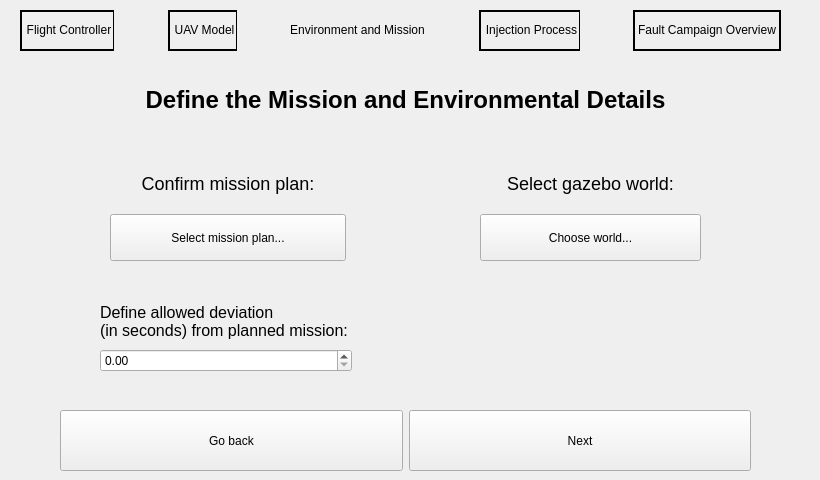
    <widget class="QWidget" name="page_4">
     <widget class="QLabel" name="label_8">
      <property name="geometry">
       <rect>
        <x>0</x>
        <y>70</y>
        <width>811</width>
        <height>61</height>
       </rect>
      </property>
      <property name="toolTip">
       <string>&lt;html&gt;&lt;head/&gt;&lt;body&gt;&lt;p align=&quot;center&quot;&gt;&lt;br/&gt;&lt;/p&gt;&lt;/body&gt;&lt;/html&gt;</string>
      </property>
      <property name="whatsThis">
       <string>&lt;html&gt;&lt;head/&gt;&lt;body&gt;&lt;p align=&quot;center&quot;&gt;&lt;br/&gt;&lt;/p&gt;&lt;/body&gt;&lt;/html&gt;</string>
      </property>
      <property name="styleSheet">
       <string notr="true">font-weight: bold;
font-size: 24px;</string>
      </property>
      <property name="text">
       <string>&lt;html&gt;&lt;head/&gt;&lt;body&gt;&lt;p align=&quot;center&quot;&gt;&lt;span style=&quot; color:#000000;&quot;&gt;Define the Mission and Environmental Details&lt;/span&gt;&lt;/p&gt;&lt;/body&gt;&lt;/html&gt;</string>
      </property>
      <property name="alignment">
       <set>Qt::AlignCenter</set>
      </property>
     </widget>
     <widget class="QWidget" name="layoutWidget">
      <property name="geometry">
       <rect>
        <x>110</x>
        <y>160</y>
        <width>236</width>
        <height>101</height>
       </rect>
      </property>
      <layout class="QVBoxLayout" name="verticalLayout_3">
       <item>
        <widget class="QLabel" name="label_9">
         <property name="styleSheet">
          <string notr="true">font-size: 18px;</string>
         </property>
         <property name="text">
          <string>&lt;html&gt;&lt;head/&gt;&lt;body&gt;&lt;p align=&quot;center&quot;&gt;&lt;span style=&quot; color:#000000;&quot;&gt;Confirm mission plan:&lt;/span&gt;&lt;/p&gt;&lt;/body&gt;&lt;/html&gt;</string>
         </property>
        </widget>
       </item>
       <item>
        <widget class="QPushButton" name="buttonMissionPlanChoice">
         <property name="sizePolicy">
          <sizepolicy hsizetype="Preferred" vsizetype="Preferred">
           <horstretch>0</horstretch>
           <verstretch>0</verstretch>
          </sizepolicy>
         </property>
         <property name="styleSheet">
          <string notr="true">font-size: 14px;
qproperty-toolTip: &quot;Allows the selection of a mission plan.&lt;br&gt; The previously defined plan folder is shown by default.&quot;;</string>
         </property>
         <property name="text">
          <string>Select mission plan...</string>
         </property>
        </widget>
       </item>
      </layout>
     </widget>
     <widget class="QWidget" name="layoutWidget">
      <property name="geometry">
       <rect>
        <x>60</x>
        <y>410</y>
        <width>691</width>
        <height>61</height>
       </rect>
      </property>
      <layout class="QHBoxLayout" name="horizontalLayout_16">
       <item>
        <widget class="QPushButton" name="pushButton_SFGPSMD_goback">
         <property name="sizePolicy">
          <sizepolicy hsizetype="Preferred" vsizetype="Preferred">
           <horstretch>0</horstretch>
           <verstretch>0</verstretch>
          </sizepolicy>
         </property>
         <property name="styleSheet">
          <string notr="true">qproperty-toolTip: &quot;Return to the previous screen&quot;;</string>
         </property>
         <property name="text">
          <string>Go back</string>
         </property>
        </widget>
       </item>
       <item>
        <widget class="QPushButton" name="buttonMissionDetailsContinue">
         <property name="sizePolicy">
          <sizepolicy hsizetype="Preferred" vsizetype="Preferred">
           <horstretch>0</horstretch>
           <verstretch>0</verstretch>
          </sizepolicy>
         </property>
         <property name="styleSheet">
          <string notr="true">qproperty-toolTip: &quot;Advance to the following screen&quot;;</string>
         </property>
         <property name="text">
          <string>Next</string>
         </property>
        </widget>
       </item>
      </layout>
     </widget>
     <widget class="QWidget" name="horizontalLayoutWidget_6">
      <property name="geometry">
       <rect>
        <x>20</x>
        <y>10</y>
        <width>761</width>
        <height>41</height>
       </rect>
      </property>
      <layout class="QHBoxLayout" name="horizontalLayout_8">
       <property name="spacing">
        <number>0</number>
       </property>
       <property name="sizeConstraint">
        <enum>QLayout::SetDefaultConstraint</enum>
       </property>
       <property name="leftMargin">
        <number>0</number>
       </property>
       <item>
        <widget class="QLabel" name="label_header_26">
         <property name="styleSheet">
          <string notr="true">font:10pt &quot;Open Sans&quot;;
border-width: 2px;
border-style: solid;
border-right-width: 1px;</string>
         </property>
         <property name="text">
          <string>&lt;html&gt;&lt;head/&gt;&lt;body&gt;&lt;p align=&quot;center&quot;&gt;Flight Controller&lt;/p&gt;&lt;/body&gt;&lt;/html&gt;</string>
         </property>
        </widget>
       </item>
       <item>
        <widget class="QLabel" name="label_19">
         <property name="styleSheet">
          <string notr="true">image: url(:/Logos/images/simple_vector.png);</string>
         </property>
         <property name="text">
          <string/>
         </property>
        </widget>
       </item>
       <item>
        <widget class="QLabel" name="label_header_27">
         <property name="styleSheet">
          <string notr="true">font:10pt &quot;Open Sans&quot;;
border-width: 2px;
border-style: solid;
border-right-width: 1px;</string>
         </property>
         <property name="text">
          <string>&lt;html&gt;&lt;head/&gt;&lt;body&gt;&lt;p align=&quot;center&quot;&gt;UAV Model&lt;/p&gt;&lt;/body&gt;&lt;/html&gt;</string>
         </property>
        </widget>
       </item>
       <item>
        <widget class="QLabel" name="label_20">
         <property name="styleSheet">
          <string notr="true">image: url(:/Logos/images/simple_vector.png);</string>
         </property>
         <property name="text">
          <string/>
         </property>
        </widget>
       </item>
       <item>
        <widget class="QLabel" name="label_header_28">
         <property name="styleSheet">
          <string notr="true">font:10pt &quot;Open Sans&quot;;
background-color: rgb(149, 188, 242);
border-width: 2px;
border-style: solid;
border-right-width: 1px;
qproperty-toolTip: &quot;Select a mission plan and a gazebo world.&lt;br&gt; These will be used for the campaign's simulations.&quot;;</string>
         </property>
         <property name="text">
          <string>&lt;html&gt;&lt;head/&gt;&lt;body&gt;&lt;p align=&quot;center&quot;&gt;Environment and Mission&lt;/p&gt;&lt;/body&gt;&lt;/html&gt;</string>
         </property>
        </widget>
       </item>
       <item>
        <widget class="QLabel" name="label_21">
         <property name="styleSheet">
          <string notr="true">image: url(:/Logos/images/simple_vector.png);</string>
         </property>
         <property name="text">
          <string/>
         </property>
        </widget>
       </item>
       <item>
        <widget class="QLabel" name="label_header_29">
         <property name="styleSheet">
          <string notr="true">font:10pt &quot;Open Sans&quot;;
border-width: 2px;
border-style: solid;
border-right-width: 1px;</string>
         </property>
         <property name="text">
          <string>&lt;html&gt;&lt;head/&gt;&lt;body&gt;&lt;p align=&quot;center&quot;&gt;Injection Process&lt;/p&gt;&lt;/body&gt;&lt;/html&gt;</string>
         </property>
        </widget>
       </item>
       <item>
        <widget class="QLabel" name="label_22">
         <property name="styleSheet">
          <string notr="true">image: url(:/Logos/images/simple_vector.png);</string>
         </property>
         <property name="text">
          <string/>
         </property>
        </widget>
       </item>
       <item>
        <widget class="QLabel" name="label_header_30">
         <property name="styleSheet">
          <string notr="true">font:10pt &quot;Open Sans&quot;;
border-width: 2px;
border-style: solid;
border-right-width: 2px;</string>
         </property>
         <property name="text">
          <string>&lt;html&gt;&lt;head/&gt;&lt;body&gt;&lt;p&gt;Fault Campaign Overview&lt;/p&gt;&lt;/body&gt;&lt;/html&gt;</string>
         </property>
        </widget>
       </item>
      </layout>
     </widget>
     <widget class="QWidget" name="layoutWidget_2">
      <property name="geometry">
       <rect>
        <x>480</x>
        <y>160</y>
        <width>221</width>
        <height>101</height>
       </rect>
      </property>
      <layout class="QVBoxLayout" name="verticalLayout_4">
       <item>
        <widget class="QLabel" name="label_12">
         <property name="whatsThis">
          <string>&lt;html&gt;&lt;head/&gt;&lt;body&gt;&lt;p align=&quot;center&quot;&gt;&lt;br/&gt;&lt;/p&gt;&lt;/body&gt;&lt;/html&gt;</string>
         </property>
         <property name="styleSheet">
          <string notr="true">font-size: 18px;</string>
         </property>
         <property name="text">
          <string>&lt;html&gt;&lt;head/&gt;&lt;body&gt;&lt;p align=&quot;center&quot;&gt;&lt;span style=&quot; color:#000000;&quot;&gt;Select gazebo world:&lt;/span&gt;&lt;/p&gt;&lt;/body&gt;&lt;/html&gt;</string>
         </property>
        </widget>
       </item>
       <item>
        <widget class="QPushButton" name="buttonWorldChoice">
         <property name="sizePolicy">
          <sizepolicy hsizetype="Preferred" vsizetype="Preferred">
           <horstretch>0</horstretch>
           <verstretch>0</verstretch>
          </sizepolicy>
         </property>
         <property name="styleSheet">
          <string notr="true">qproperty-toolTip: &quot;Allows the selection of a world.&lt;br&gt; Starts at the default world folder of the flight controller by default.&quot;;</string>
         </property>
         <property name="text">
          <string>Choose world...</string>
         </property>
        </widget>
       </item>
      </layout>
     </widget>
     <widget class="QWidget" name="layoutWidget">
      <property name="geometry">
       <rect>
        <x>100</x>
        <y>300</y>
        <width>252</width>
        <height>72</height>
       </rect>
      </property>
      <layout class="QVBoxLayout" name="verticalLayout_7">
       <item>
        <widget class="QLabel" name="label_10">
         <property name="styleSheet">
          <string notr="true">font-size: 16px;</string>
         </property>
         <property name="text">
          <string>&lt;html&gt;&lt;head/&gt;&lt;body&gt;&lt;p&gt;&lt;span style=&quot; color:#000000;&quot;&gt;Define allowed deviation &lt;br/&gt;(in seconds) from planned mission:&lt;/span&gt;&lt;/p&gt;&lt;/body&gt;&lt;/html&gt;</string>
         </property>
        </widget>
       </item>
       <item>
        <widget class="QDoubleSpinBox" name="doubleSpinBox_allowedDeviation">
         <property name="styleSheet">
          <string notr="true">qproperty-toolTip: &quot;Corresponds to the acceptable difference between the runtime of a reference run and the runtime of a faulty run.&lt;br&gt; If the current runtime of a faulty run is superior to the complete runtime of the reference run plus this deviation, the run is aborted&quot;;</string>
         </property>
        </widget>
       </item>
      </layout>
     </widget>
    </widget>
